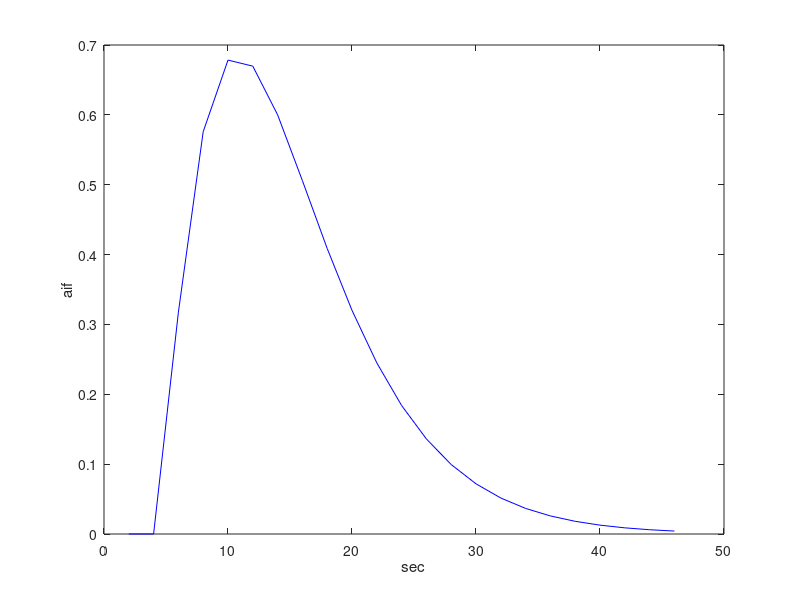

Recreate this plot in MATLAB. (Note: this script raises an error after producing the figure.)
clear all
close all
clc


%% Choose Excitation Angle
FAType = {'OED','Const'};
idoed = 1;
idcst = 2;

% load synthetic data
Nspecies = 2
Ntime = 23

% extract timehistory info
num_trials = 25;

TR = 2;
TR_list = (1:(Ntime))*TR;

% plot gamma
jmA0    = 10.
jmalpha = 2.5
jmbeta  = 4.5
jmt0    = 4
%jmaif   = jmA0 * (TR_list- jmt0  ).^jmalpha .* exp(-(TR_list- jmt0 )/jmbeta);
jmaif   = jmA0  * gampdf(TR_list - jmt0  , jmalpha , jmbeta);
figure(5)
plot(TR_list,jmaif ,'b')
ylabel('aif')
xlabel('sec')

% init params
initT1a = 43;
initT1b = 33;
initKpl = 0.1;
kve = 0.02;
ve = 0.95;
VIF_scale_fact = [jmA0;0];
opts = optimset('lsqcurvefit');
opts.TolFun = 1e-09;
opts.TolX = 1e-09;
opts.Display = 'off';

%for idesign = 1:numel(FAType)
for idesign = 2:2
    switch (FAType{idesign})
    case('Const') 
            params = struct('t0',[jmt0;0],'gammaPdfA',[jmalpha;1],'gammaPdfB',[jmbeta;1],...
                'scaleFactor',VIF_scale_fact,'T1s',[initT1a,initT1b],'ExchangeTerms',[0,initKpl;0,0],...
                'TRList',TR_list,'PerfusionTerms',[kve,0],'volumeFractions',ve,...
                'fitOptions', opts);
            params.FaList = 20*pi/180*ones(2,Ntime);
    case('OED') 
            % load oed results
            params = struct('t0',[jmt0;0],'gammaPdfA',[jmalpha;1],'gammaPdfB',[jmbeta;1],...
                'scaleFactor',VIF_scale_fact,'T1s',[initT1a,initT1b],'ExchangeTerms',[0,initKpl;0,0],...
                'TRList',prashantoedresults.opt_res.TRList_opt,'PerfusionTerms',[kve,0],'volumeFractions',ve,...
                'fitOptions', opts);
            params.FaList = prashantoedresults.opt_res.FA_opt;
    end
    %% evaluate walker model
    model = HPKinetics.NewMultiPoolTofftsGammaVIF();
    M0 = [0,0];
    [t_axis,walkerMxy,walkerMz] = model.compile(M0.',params);
    
    % setup optimization variables
    kpl = initKpl;
    kveqp =   kve/ ve ;
    T1P = initT1a;
    T1L = initT1b;
    A0  = jmA0;
    
    statevariable  = zeros([Nspecies,Ntime]);


    disp('build constraints')
    disp('expm not available for AD.... ')
    disp('TODO: verify matrix exponent impelmented with sylvester formula')
    statevariable(:,1 )=0;
    for iii = 1:Ntime-1
      disp([Nspecies*(iii-1)+1 , Nspecies*(iii-1)+2 ,Ntime* Nspecies])
      klpqp =    0 ;     % @cmwalker where do I get this from ? 
      %A = [-1/T1P - kpl - kveqp,  klpqp; kpl, -1/T1L - klpqp];
      %[V,D] = eig(A);
      %traceA = A(1,1) + A(2,2);
      %detA = A(1,1)*A(2,2) - A(1,2)*A(1,2)  ;
      %lambda1 =traceA  + sqrt(traceA*traceA - 4 * detA) ;
      %lambda2 =traceA  - sqrt(traceA*traceA - 4 * detA) ;
      %V = [ A(1,2), A(2,2) - lambda2 ; A(1,1) - lambda1 ,-A(2,1)]; 
      %Vinv = 1/(V(2,2)* V(1,1)  -V(2,1)* V(1,2))*[V(2,2), -V(2,1); -V(1,2), V(1,1)];
      %expATR = V*[exp(lambda1 * TR) 0 ; 0 exp(lambda2 * TR)]*Vinv;
      % 
      currentTR = params.TRList(iii+1) - params.TRList(iii);
      nsubstep = 5;
      deltat = currentTR /nsubstep ;
      integratedt = [params.TRList(iii):deltat:params.TRList(iii+1)] +deltat/2  ;
      integrand = A0 *gampdf(integratedt(1:nsubstep )'-jmt0,jmalpha,jmbeta) ;
      % >> syms a  kpl d currentTR    T1P kveqp T1L 
      % >> expATR = expm([a,  0; kpl, d ] * currentTR )
      % 
      % expATR =
      % 
      % [                                     exp(a*currentTR),                0]
      % [(kpl*exp(a*currentTR) - kpl*exp(currentTR*d))/(a - d), exp(currentTR*d)]
      % 
      % >> a = -1/T1P - kpl - kveqp
      % >> d = -1/T1L
      % >> eval(expATR)
      % 
      % ans =
      % 
      % [                                                              exp(-currentTR*(kpl + kveqp + 1/T1P)),                   0]
      % [(kpl*exp(-currentTR/T1L) - kpl*exp(-currentTR*(kpl + kveqp + 1/T1P)))/(kpl + kveqp - 1/T1L + 1/T1P), exp(-currentTR/T1L)]
      %    
      %expATR = fcn2optimexpr(@expm,A*currentTR );
      % A = [-1/T1P - kpl - kveqp,  0; kpl, -1/T1L ];
      expATR = [ exp(-currentTR*(kpl + kveqp + 1/T1P)),                   0; (kpl*exp(-currentTR/T1L) - kpl*exp(-currentTR*(kpl + kveqp + 1/T1P)))/(kpl + kveqp - 1/T1L + 1/T1P), exp(-currentTR/T1L)];
      % mid-point rule integration
      aifterm = kveqp * deltat * [ exp((-1/T1P - kpl - kveqp)*deltat*[.5:1:nsubstep] );
    (kpl*exp((-1/T1P - kpl - kveqp)*deltat*[.5:1:nsubstep] ) - kpl*exp(-1/T1L *deltat*[.5:1:nsubstep] ))/((-1/T1P - kpl - kveqp) + 1/T1L )] * integrand ;
      statevariable(:,iii+1) =  expATR *( statevariable(:,iii ))   + aifterm     ;
      statevariable(:,iii+1) =  cos(params.FaList(:,iii+1)).* statevariable(:,iii+1);
      %statevariable(:,iii+1) =  expATR *( cos(params.FaList(:,iii)).* statevariable(:,iii ))   + aifterm     ;
    end
end 
    figure(12)
    plot(params.TRList,walkerMz(1,:),'b--',params.TRList,walkerMz(2,:),'k--')
    hold
    plot(params.TRList,statevariable(1,:),'b',params.TRList,statevariable(2,:),'k')
